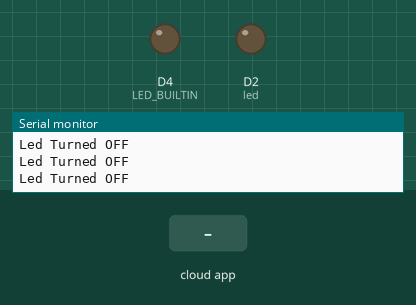
This sketch was run on a simulated ESP8266 (NodeMCU). On the bench: output pins drawn as LEDs (lit = HIGH, except the on-board LED, lit = LOW), the last lines printed to the serial monitor. The inputs (shaded band) are chosen by the test bench. WiFi joins after 1.5 s; servers stay silent unless stated; the Firebase database answers and starts empty.

Above: at 3.8 s.
3.9 s: the phone or cloud app sets led to 1
At 5.2 s:
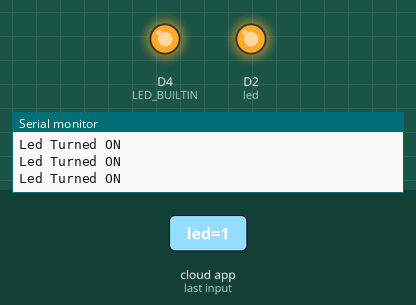
5.5 s: the phone or cloud app sets led to 0
At 6.5 s:
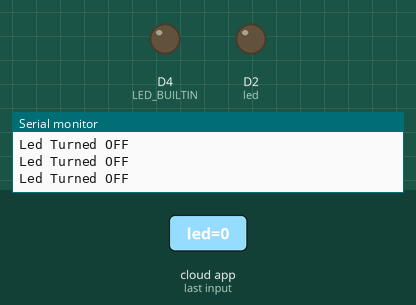
Timing chart, 0 to 8.5 s (numbered marks = the images above; inputs shaded):
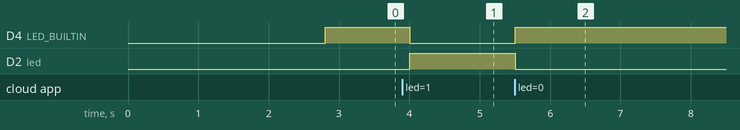

The sketch:

sketch_feb02a.ino
```cpp
#include <WiFiClient.h>
#include <WiFiServer.h>
#include <WiFiUdp.h>

//https://github.com/mobizt/Firebase-ESP8266

#include <FirebaseESP8266.h>
#include <ESP8266WiFi.h>

#define FIREBASE_HOST "projeto-led-f33e7-default-rtdb.firebaseio.com" // Firebase host
#define FIREBASE_AUTH "WcCUIO9f8bL4UFLECPXtHvBzmDjmGG85MLIQxeNh" //Firebase Auth code
#define WIFI_SSID "" //Enter your wifi Name
#define WIFI_PASSWORD "" // Enter your password

FirebaseData firebaseData;

int fireStatus;
int led = D2;
void setup() {
  Serial.begin(9600);
  delay(1000);
  pinMode(LED_BUILTIN, OUTPUT);
  pinMode(led, OUTPUT);
  digitalWrite(led, LOW);
  WiFi.begin(WIFI_SSID, WIFI_PASSWORD);
  Serial.print("Connecting to ");
  Serial.print(WIFI_SSID);
  while (WiFi.status() != WL_CONNECTED) {
    Serial.print(".");
    delay(500);
  }
  Serial.println();
  Serial.print("Connected to ");
  Serial.println(WIFI_SSID);
  Serial.print("IP Address is : ");
  Serial.println(WiFi.localIP());
  Firebase.begin(FIREBASE_HOST, FIREBASE_AUTH);
  Firebase.setInt(firebaseData, "led", 0);
}

void loop() {
  if(Firebase.getInt(firebaseData, "/led"))
  {
    fireStatus = firebaseData.intData();
    if (fireStatus == 1) {
      Serial.println("Led Turned ON");
      digitalWrite(LED_BUILTIN, LOW);
      digitalWrite(led, HIGH);
    }
    else if (fireStatus == 0) {
      Serial.println("Led Turned OFF");
      digitalWrite(LED_BUILTIN, HIGH);
      digitalWrite(led, LOW);
    }
    else {
      Serial.println("Wrong Credential! Please send ON/OFF");
    }
  }
}
```

Measured:
- after the input at 3.9 s, D4 (LED_BUILTIN): HIGH → LOW after 0.10 s; D2 (led): LOW → HIGH after 0.10 s
- after the input at 5.5 s, D4 (LED_BUILTIN): LOW → HIGH at once; D2 (led): HIGH → LOW at once
